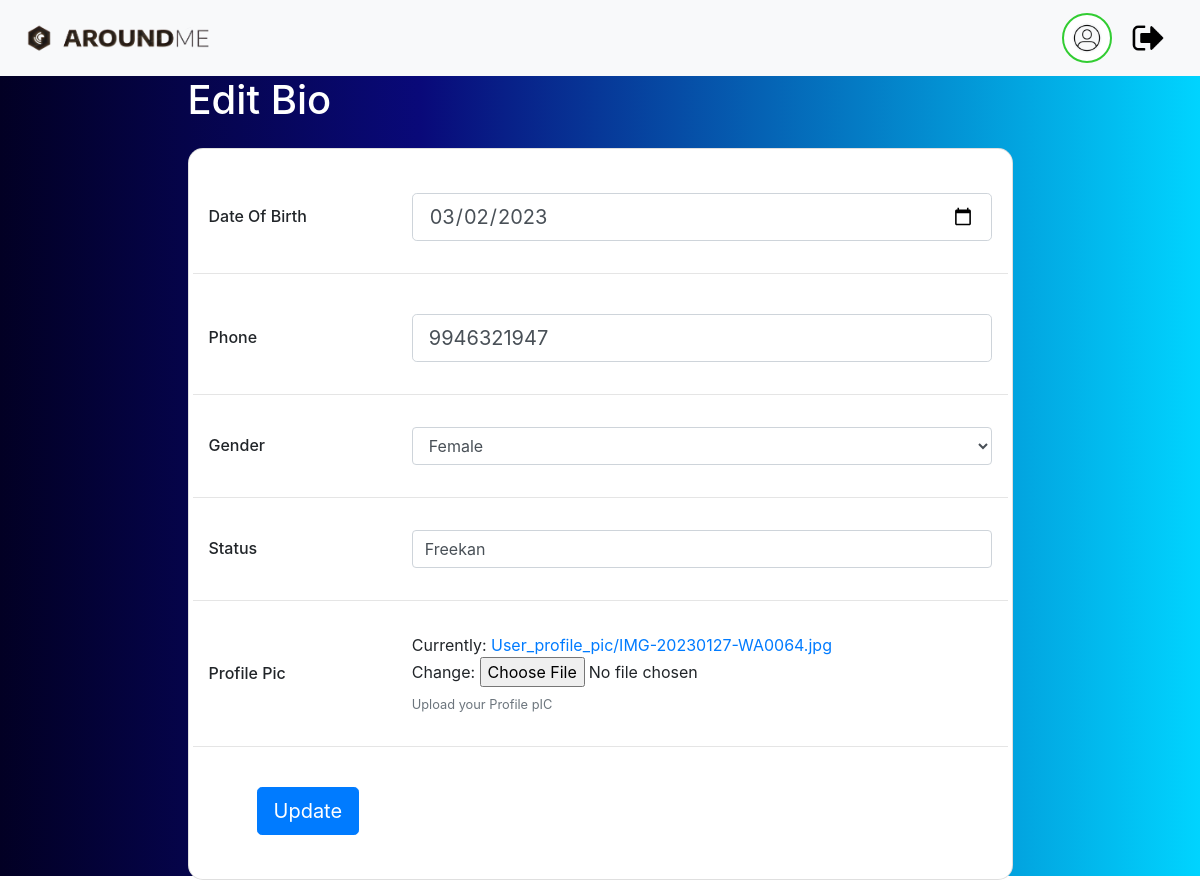
Before: /user/EditBio/3 with the older database file.
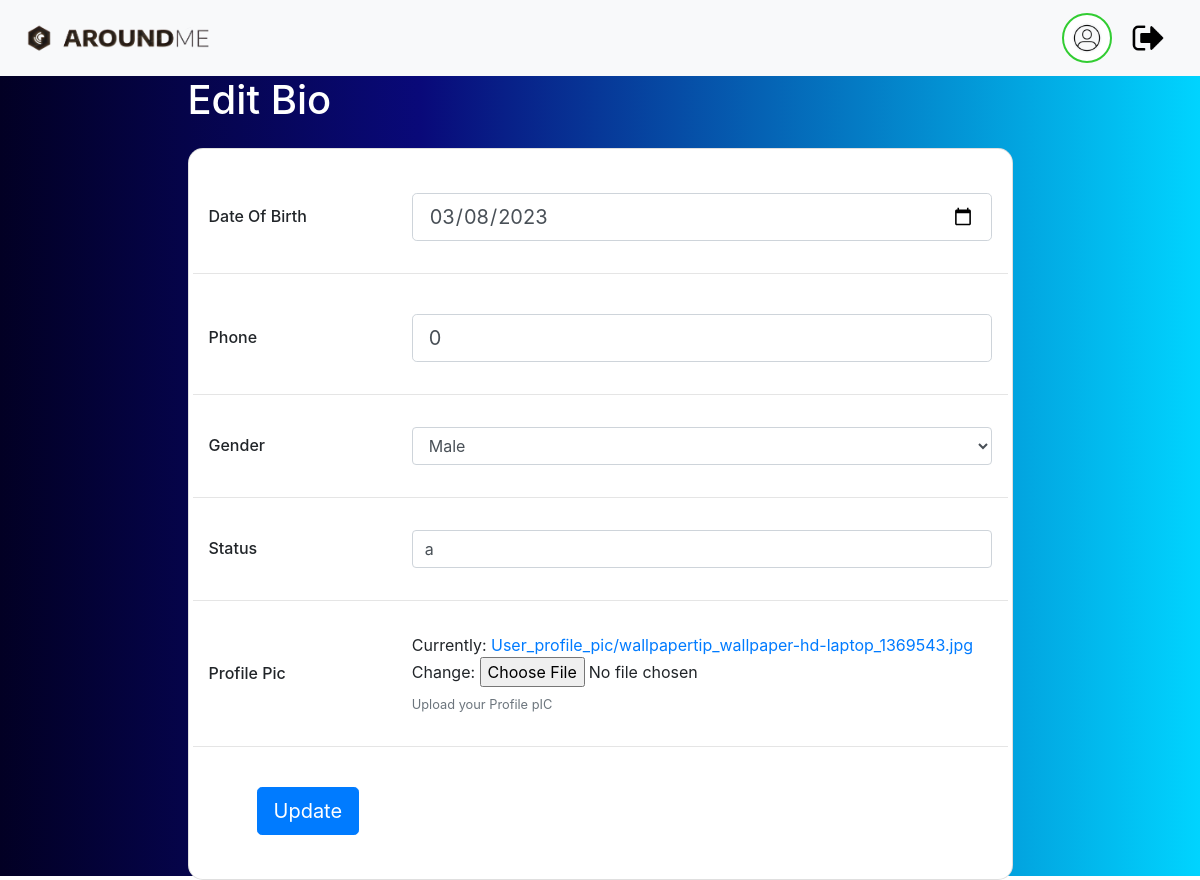
After: the same page with the newer database file.
### user/models.py (models this page shows)
class Bio(models.Model):
    dob=models.DateField()
    options=(
        ("Male","Male"),
        ("Female","Female"),
        ("other","other")
    )
    gender=models.CharField(max_length=100,choices=options,default="Male")
    phone=models.IntegerField()
    status=models.CharField(max_length=200)
    profile_pic=models.ImageField(upload_to="User_profile_pic",null=True)
    user=models.OneToOneField(User,on_delete=models.CASCADE,related_name="Bio_user")

### user/views.py (the view)
# urls.py: path("EditBio/<int:pk>",BioEdit.as_view(),name="EditBio"),
class BioEdit(UpdateView):
    form_class=BioForm
    model=Bio
    template_name="EditBio.html"
    success_url=reverse_lazy("Profile")
    pk_url_kwarg="pk"

### user/forms.py
class BioForm(forms.ModelForm):
    class Meta:
        model=Bio
        exclude=["user"]
        widgets={
            "dob":forms.DateInput(attrs={"type":"date","class":"form-control form-control-lg"}),
            "gender":forms.Select(attrs={"class":"form-control"}),
            "phone":forms.NumberInput(attrs={"class":"form-control form-control-lg"}),
            "status":forms.TextInput(attrs={"class":"form-control"}),
        }

### user/templates/EditBio.html (shortened to what this page needs)
{% extends 'UserNav.html' %}
{% block nav %}
<form method="post" enctype="multipart/form-data">
   <section class="vh-100" style="background: linear-gradient(90deg, rgba(2,0,36,1) 0%, rgba(9,9,121,1) 35%, rgba(0,212,255,1) 100%);">
    <div class="container h-50">
      <div class="row d-flex justify-content-center align-items-center h-100">
        <div class="col-xl-9">
          <h1 class="text-white mb-4">Edit Bio</h1>
          <div class="card" style="border-radius: 15px;">
            <div class="card-body">
              <div class="row align-items-center pt-4 pb-3">
                <div class="col-md-3 ps-5">
                  <h6 class="mb-0">Date Of Birth</h6>
                </div>
                <div class="col-md-9 pe-5">
                  {{form.dob}}
                </div>
              </div>
              <hr class="mx-n3">
              <div class="row align-items-center pt-4 pb-3">
                <div class="col-md-3 ps-5">
                  <h6 class="mb-0">Phone</h6>
                </div>
                <div class="col-md-9 pe-5">
                  {{ form.phone }}
                </div>
              </div>
              <hr class="mx-n3">
              <div class="row align-items-center py-3">
                <div class="col-md-3 ps-5">
                  <h6 class="mb-0">Gender</h6>
                </div>
                <div class="col-md-9 pe-5">
                  {{ form.gender }}
                </div>
              </div>
              <hr class="mx-n3">
              <div class="row align-items-center py-3">
                <div class="col-md-3 ps-5">
                  <h6 class="mb-0">Status</h6>
                </div>
                <div class="col-md-9 pe-5">
                  {{ form.status }}
                </div>
              </div>
              <hr class="mx-n3">
              <div class="row align-items-center py-3">
                <div class="col-md-3 ps-5">
                  <h6 class="mb-0">Profile Pic</h6>
                </div>
                <div class="col-md-9 pe-5">
                  {{ form.profile_pic }}
                  <div class="small text-muted mt-2">Upload your Profile pIC</div>
                </div>
              </div>
              <hr class="mx-n3">
              <div class="px-5 py-4">
                <button type="submit" class="btn btn-primary btn-lg">Update</button>
              </div>
            </div>
          </div>
        </div>
      </div>
    </div>
  </section>
{% endblock nav %}

### user/templates/UserNav.html (shortened to what this page needs)
<!doctype html>
<html lang="en">
  <head>
    <link rel="stylesheet" href="https://stackpath.bootstrapcdn.com/bootstrap/4.3.1/css/bootstrap.min.css">
  </head>
  <body>
        <nav class="navbar navbar-dark bg-light justify-content-between">
          <a class="navbar-brand" href={% url 'userpage' %}>
            <img src="/static/images/logo1.png" width="220px" height="50" alt="">
          <form class="form-inline my-2 my-lg-0">
              <a class="navbar-brand navbar-right " href={% url 'Profile' %}>
              {% if request.user.Bio_user %}
              <img  class="circle" alt="CompanyLogo" src="{{ user.Bio_user.profile_pic.url }}" width="50" height="50" />
              {% else %}
              <img  class="circle" alt="CompanyLogo" src="static/images/userlogo.png" width="50" height="50" />
              {% endif %}
            <a class="navbar-brand navbar-right " href={% url 'Logout' %}>
              <img alt="CompanyLogo" src="/static/images/logout.png" width="40" height="40" />
          </form>
      </nav>
      {% block nav %}
      {% endblock nav %}
 </body>
</html>

### user/templates/UserNav.html (style rules this page uses)
.circle { border-top-left-radius: 50% 50%; border-top-right-radius: 50% 50%; border-bottom-right-radius: 50% 50%; border-bottom-left-radius: 50% 50%; border:2px solid rgb(50,205,50); box-shadow: inset 0px 0px 0px 8px white; }

Changed rows visible on the page:
changed Bio: dob "03/02/2023" → "03/08/2023"; phone "9946321947" → "0"; gender "Female" → "Male"; status "Freekan" → "a"
Other visible differences:
text no longer shown: "Currently: User_profile_pic/IMG-20230127-WA0064.jpg Change:"
text now shown: "Currently: User_profile_pic/wallpapertip_wallpaper-hd-laptop_1369543.jpg Change:"
